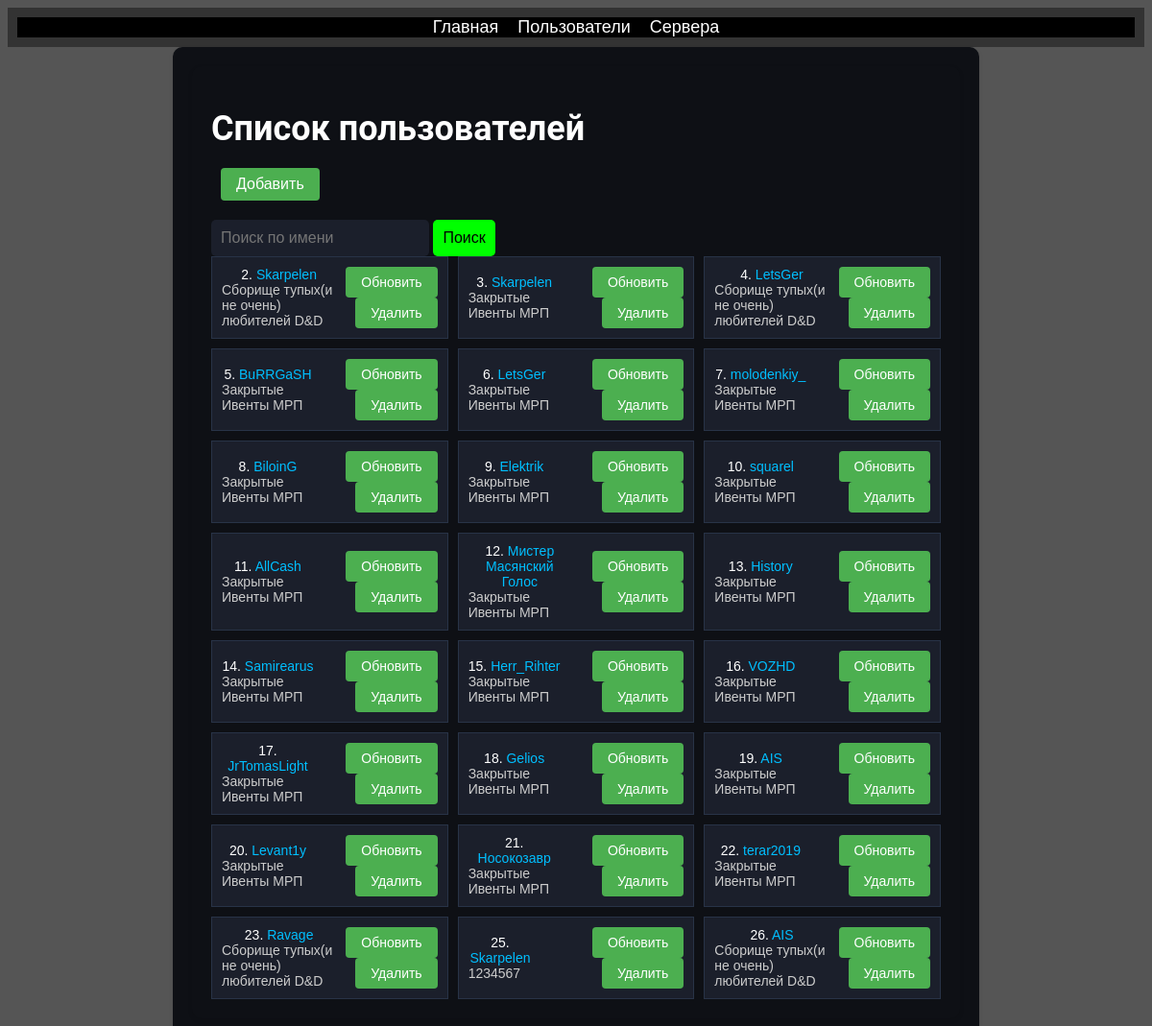
/users/, run on the app's committed database.
### discordbotdb/models.py (models this page shows, shortened)
class User(models.Model):
    id = models.AutoField(primary_key=True)
    name = models.TextField()
    user_discord_id = models.BigIntegerField()
    guild = models.ForeignKey(Guild, on_delete=models.CASCADE)

class Guild(models.Model):
    guild_id = models.AutoField(primary_key=True)
    server_id = models.BigIntegerField()
    server_name = models.TextField()
    prefix = models.TextField(default='+')

### discordbotdb/views.py (the view)
# urls.py: path('users/', UsersListView.as_view(), name='users'),
class UsersListView(View):
    def get(self, request):
        search_query = request.GET.get('search', '')
        users = User.objects.filter(name__icontains=search_query)
        context = {'users': users, 'search_query': search_query}
        return render(request, 'discordbotdb/users_list.html', context)

### discordbotdb/templates/discordbotdb/users_list.html (shortened to what this page needs)
{% extends 'discordbotdb/base.html' %}
{% block styles %}
  {% load static %}
{% endblock %}
{% block content %}
  <div class="users">
    <div class="server-container">
      <h1>Список пользователей</h1>
      <div class="user-actions-left">
        <a href="{% url 'user_create' %}" class="user-action-button">Добавить</a>
      </div>
      <form method="GET" action="{% url 'users' %}">
        <input type="text" name="search" placeholder="Поиск по имени" value="{{ search_query }}" class="search-input">
        <button type="submit" class="search-button">Поиск</button>
      </form>
      {% if users %}
        <div class="user-list">
          {% for user in users %}
            <div class="user">
              <div class="user-info">
                <span class="user-id">{{ user.id }}.</span>
                <a href="{% url 'status' pk=user.id %}" class="user-link">
                  {{ user.name }}
                </a>
                <div class="user-details">
                  {{ user.guild.server_name }}
                </div>
              </div>
              <div class="user-actions-right">
                <a href="{% url 'user_update' pk=user.id %}" class="user-action-button">Обновить</a>
                <a href="{% url 'user_delete' pk=user.id %}" class="user-action-button">Удалить</a>
              </div>
            </div>
          {% endfor %}
        </div>
      {% else %}
        <p>Нет результатов</p>
      {% endif %}
    </div>
  </div>
{% endblock %}

### discordbotdb/static/css/content.css (style rules this page uses)
h1 { font-size: 36px; font-family: "Roboto", sans-serif; color: #fff; margin-bottom: 20px; }
a { color: #00ff00; text-decoration: none; }
body { background-color: #555; font-family: "Arial", sans-serif; }

### discordbotdb/static/css/users.css (style rules this page uses)
.users .server-container { max-width: 800px; margin: 0 auto; background-color: #0e1015; color: #fff; padding: 20px; border-radius: 10px; box-shadow: 0 2px 5px rgba(0, 0, 0, 0.1); }
.users .user-list { display: grid; grid-template-columns: repeat(3, 1fr); grid-gap: 10px; }
.users .user { padding: 10px; border: 1px solid #283347; background-color: #1b1f2b; color: #fff; font-size: 14px; font-family: "Arial", sans-serif; display: flex; align-items: center; }
.users .user a { color: #fff; }
.users .user-action-button { display: inline-block; margin-left: 10px; padding: 8px 16px; background-color: #4caf50; color: #fff; text-decoration: none; border-radius: 4px; cursor: pointer; }
.users .user-actions-left { margin-bottom: 20px; text-align: left; }
.users .user-actions-right { text-align: right; }
.users .user-info { flex-grow: 1; text-align: center; }
.users .user-details { text-align: left; color: #ccc; }
.users .user-link { color: #00bfff !important; }

### discordbotdb/static/css/search.css (style rules this page uses)
.search-input { background-color: #1b1f2b; color: #fff; border: none; border-radius: 5px; padding: 10px; font-family: "Arial", sans-serif; font-size: 16px; }
.search-button { background-color: #00ff00; color: #000; border: none; border-radius: 5px; padding: 10px; font-family: "Arial", sans-serif; font-size: 16px; cursor: pointer; }

### data on the page
User: id "2", name "Skarpelen", guild.server_name "Сборище тупых(и не очень) любителей D&D"
User: id "3", name "Skarpelen", guild.server_name "Закрытые Ивенты МРП"
User: id "4", name "LetsGer", guild.server_name "Сборище тупых(и не очень) любителей D&D"
User: id "5", name "BuRRGaSH", guild.server_name "Закрытые Ивенты МРП"
User: id "6", name "LetsGer", guild.server_name "Закрытые Ивенты МРП"
User: id "7", name "molodenkiy_", guild.server_name "Закрытые Ивенты МРП"
User: id "8", name "BiloinG", guild.server_name "Закрытые Ивенты МРП"
User: id "9", name "Elektrik", guild.server_name "Закрытые Ивенты МРП"
User: id "10", name "squarel", guild.server_name "Закрытые Ивенты МРП"
User: id "11", name "AllCash", guild.server_name "Закрытые Ивенты МРП"
User: id "12", name "Мистер Масянский Голос", guild.server_name "Закрытые Ивенты МРП"
User: id "13", name "History", guild.server_name "Закрытые Ивенты МРП"
User: id "14", name "Samirearus", guild.server_name "Закрытые Ивенты МРП"
User: id "15", name "Herr_Rihter", guild.server_name "Закрытые Ивенты МРП"
User: id "16", name "VOZHD", guild.server_name "Закрытые Ивенты МРП"
User: id "17", name "JrTomasLight", guild.server_name "Закрытые Ивенты МРП"
User: id "18", name "Gelios", guild.server_name "Закрытые Ивенты МРП"
User: id "19", name "AIS", guild.server_name "Закрытые Ивенты МРП"
User: id "20", name "Levant1y", guild.server_name "Закрытые Ивенты МРП"
User: id "21", name "Носокозавр", guild.server_name "Закрытые Ивенты МРП"
User: id "22", name "terar2019", guild.server_name "Закрытые Ивенты МРП"
User: id "23", name "Ravage", guild.server_name "Сборище тупых(и не очень) любителей D&D"
User: id "25", name "Skarpelen", guild.server_name "1234567"
User: id "26", name "AIS", guild.server_name "Сборище тупых(и не очень) любителей D&D"
